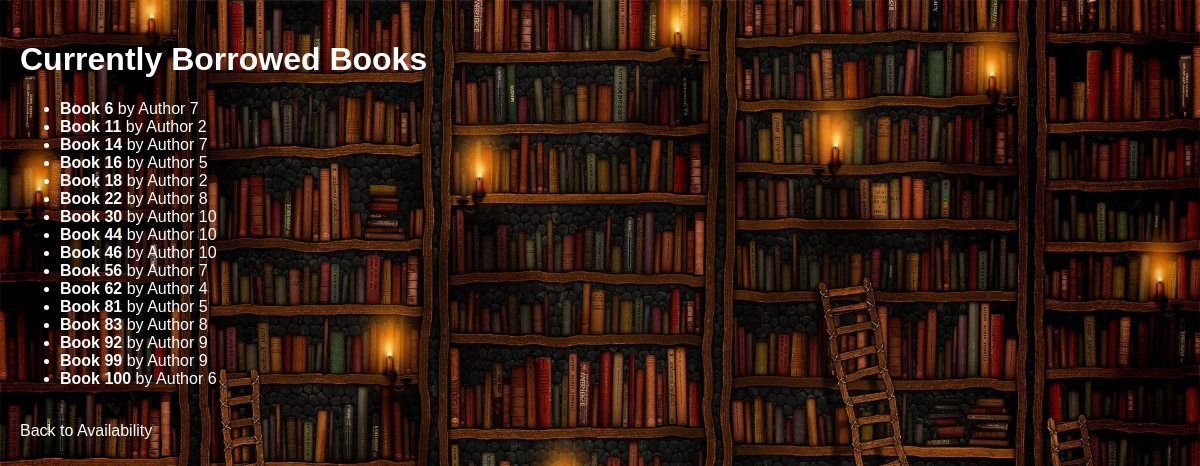
The app's page /availability/borrowed_books with its own data.
### initial.py (models this page shows)
class Book(db.Model):
    id = db.Column(db.Integer, primary_key=True)
    title = db.Column(db.String(100), nullable=False)
    author = db.Column(db.String(100), nullable=False)
    published_date = db.Column(db.String(10), nullable=False)
    status = db.Column(db.String(10), default="available")
    pages = db.Column(db.Integer, nullable=False, default=0)
    goodread_rating = db.Column(db.Float, nullable=False, default=0.0)
    loans = db.relationship('Loan', backref='book', lazy=True)     #backref to Loans

### initial.py (the view)
@app.route('/availability/borrowed_books')
def borrowed_books():
    borrowed_books = Book.query.filter_by(status="borrowed").all()
    return render_template('borrowed_books.html', borrowed_books=borrowed_books)

### templates/borrowed_books.html (shortened to what this page needs)
<!DOCTYPE html>
<html lang="en">
<head>
    <link rel="stylesheet" href="{{ url_for('static', filename='style.css') }}">
</head>
<body>
    <h1>Currently Borrowed Books</h1>
    <ul>
        {% for book in borrowed_books %}
            <li>
                <strong>{{ book.title }}</strong> by {{ book.author }}
            </li>
        {% endfor %}
    </ul>
    <br>
    <a href="{{ url_for('availability') }}">Back to Availability</a>
</body>
</html>

### static/style.css (style rules this page uses)
body { background-image: url('/static/background.jpg'); background-size: 100% 100%; background-position: center center; background-attachment: fixed; color: white; font-family: Arial, sans-serif; margin: 0; padding: 0; }
h1, h2, h3, p, a { color: white; }
a { text-decoration: none; }
body { padding: 20px; }

### records on screen
Book: title "Book 6", author "Author 7"
Book: title "Book 11", author "Author 2"
Book: title "Book 14", author "Author 7"
Book: title "Book 16", author "Author 5"
Book: title "Book 18", author "Author 2"
Book: title "Book 22", author "Author 8"
Book: title "Book 30", author "Author 10"
Book: title "Book 44", author "Author 10"
Book: title "Book 46", author "Author 10"
Book: title "Book 56", author "Author 7"
Book: title "Book 62", author "Author 4"
Book: title "Book 81", author "Author 5"
Book: title "Book 83", author "Author 8"
Book: title "Book 92", author "Author 9"
Book: title "Book 99", author "Author 9"
Book: title "Book 100", author "Author 6"
